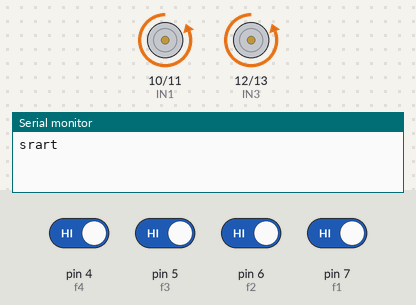
Bench run of a sketch on a simulated Arduino Uno, built with avr-gcc and run on an emulated ATmega328P. Shown: motor-driver pin pairs drawn as motors (green arrow = first pin HIGH = forward, orange = second pin HIGH = backward, longer = more drive), the last lines printed to the serial monitor. The test bench sets the inputs (shaded band); at power-on: pin 4 (f4), pin 5 (f3), pin 6 (f2), pin 7 (f1) HIGH.

Above: at 1.4 s.
1.5 s: pin 4 (f4) driven LOW
At 1.7 s:
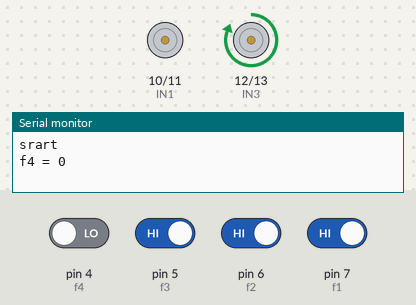
4.5 s: pin 5 (f3) driven LOW
At 5.05 s:
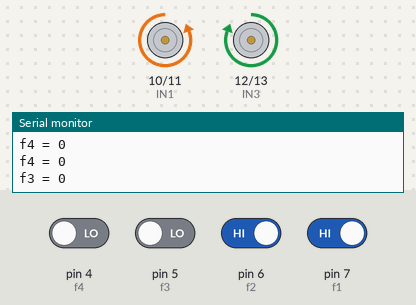
7.5 s: pin 6 (f2) driven LOW
At 8.1 s:
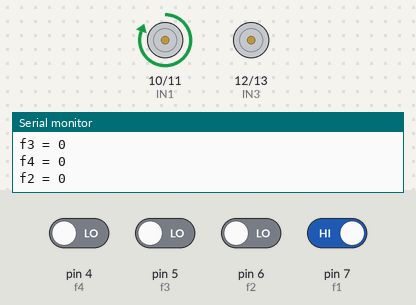
10.5 s: pin 7 (f1) driven LOW
13.5 s: pin 7 (f1) driven HIGH
16.5 s: pin 4 (f4) driven HIGH
At 17.2 s:
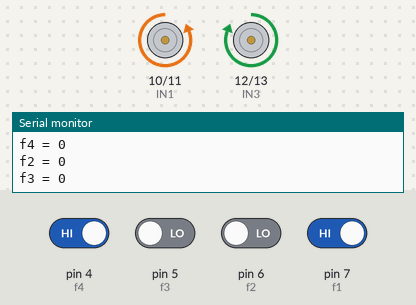
Timing chart, 0 to 20.5 s (numbered marks = the images above; inputs shaded):
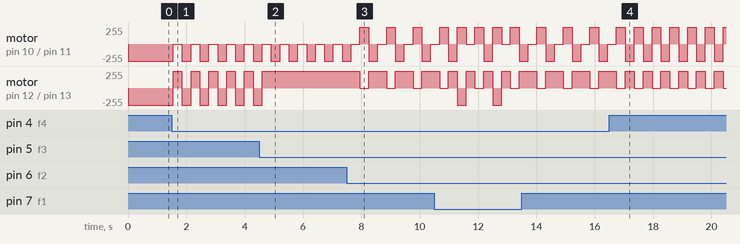

Measured:
- after the input at 1.5 s, motor on pin 10 (IN1) / pin 11 (IN2): alternates backward 255/255 for 0.31 s and stopped for 0.30 s, starting after 0.05 s; motor on pin 12 (IN3) / pin 13 (IN4): alternates forward 255/255 for 0.30 s and backward 255/255 for 0.31 s, starting after 0.05 s
- after the input at 4.5 s, motor on pin 12 (IN3) / pin 13 (IN4): goes on until 4.6 s, then stays forward 255/255
- after the input at 7.5 s, motor on pin 12 (IN3) / pin 13 (IN4): alternates forward 255/255 for 0.61 s and stopped for 0.30 s, starting after 0.45 s
- after the input at 16.5 s, motor on pin 12 (IN3) / pin 13 (IN4): alternates forward 255/255 for 0.31 s and stopped for 0.30 s, starting after 0.86 s

The sketch:

bluetooth-cat.ino
```cpp
// Тестировалось на Arduino IDE 1.0.5
int IN1 = 10; // Input1 подключен к выводу 10
int IN2 = 11;
int IN3 = 12;
int IN4 = 13;

int f1 = 7;
int f2 = 6;
int f3 = 5;
int f4 = 4;

int buttonState = 0;

void setup()
{
  Serial.begin(9600);
  pinMode (IN1, OUTPUT);
  pinMode (IN2, OUTPUT);
  pinMode (IN4, OUTPUT);
  pinMode (IN3, OUTPUT);

  pinMode (f1, INPUT);
  pinMode (f2, INPUT);
  pinMode (f3, INPUT);
  pinMode (f4, INPUT);
  Serial.println("srart");
}
void loop()

{


buttonState = digitalRead(f1);
if (buttonState==LOW)

{Serial.println("f1 = 0");// левая крайняя фара видит барьер
// значит поворачиваем направо
  // направо
  digitalWrite (IN2, LOW);
  digitalWrite (IN1, HIGH); // правое НАЗАД
  digitalWrite (IN4, HIGH);
  digitalWrite (IN3, LOW); // левое вперед
  delay(300);

}

buttonState = digitalRead(f4);
if (buttonState==LOW)
 {Serial.println("f4 = 0");
  digitalWrite (IN2, LOW);
  digitalWrite (IN1, LOW); // правое стоп
  digitalWrite (IN4, LOW);
  digitalWrite (IN3, HIGH); // левое НАЗАД
delay(300);}

buttonState = digitalRead(f2);
if (buttonState==LOW)

{Serial.println("f2 = 0");

  digitalWrite (IN1, HIGH);
  digitalWrite (IN2, LOW); // правое назад
  digitalWrite (IN3, LOW);
  digitalWrite (IN4, LOW); // левое стоп
delay(300);
}
buttonState = digitalRead(f3);
if (buttonState==LOW)
{Serial.println("f3 = 0");
// повернем налево
  digitalWrite (IN2, HIGH);
  digitalWrite (IN1, LOW); // правое ВПЕРЕД
  digitalWrite (IN4, LOW);
  digitalWrite (IN3, HIGH); // левое стоп
  delay(300);
}


else
 { digitalWrite (IN2, HIGH);
  digitalWrite (IN1, LOW); // правое ВПЕРЕД
  digitalWrite (IN4, HIGH);
  digitalWrite (IN3, LOW); // левое вперед
  delay(300);
 }
delay(10);
}
/*
{ // вперед
  digitalWrite (IN2, HIGH);
  digitalWrite (IN1, LOW); // правое ВПЕРЕД
  digitalWrite (IN4, HIGH);
  digitalWrite (IN3, LOW); // левое вперед
  delay(1000);


  // назад
  digitalWrite (IN1, HIGH);
  digitalWrite (IN2, LOW); // правое назад
  digitalWrite (IN3, HIGH);
  digitalWrite (IN4, LOW); // левое назад
  delay(3000);
  // налево
  digitalWrite (IN2, HIGH);
  digitalWrite (IN1, LOW); // правое ВПЕРЕД
  digitalWrite (IN4, LOW);
  digitalWrite (IN3, LOW); // левое стоп
  delay(1000);
  // направо
  digitalWrite (IN2, LOW);
  digitalWrite (IN1, LOW); // правое стоп
  digitalWrite (IN4, HIGH);
  digitalWrite (IN3, LOW); // левое вперед
  delay(1000);
  // стоп
  digitalWrite (IN2, LOW);
  digitalWrite (IN1, LOW); // правое стоп
  digitalWrite (IN4, LOW);
  digitalWrite (IN3, LOW); // левое стоп
  delay(1000);
}

*/
```
